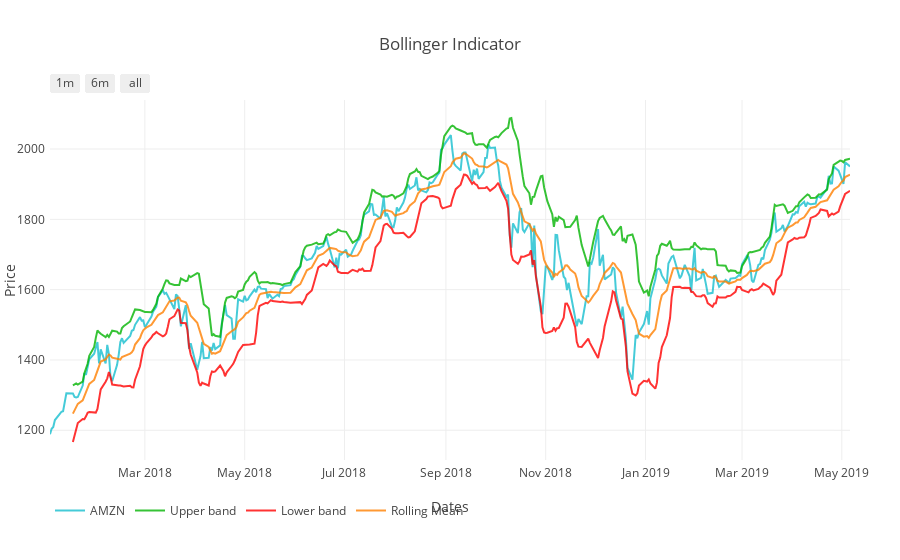

Notebook cell for this chart:
### Markdown cell above
## Bollinger Bands

### Code cell
# Compute rolling mean
rm = get_rolling_mean(portf_value['Adj Close'], window=10)

# Compute rolling standard deviation
rstd = get_rolling_std(portf_value['Adj Close'], window=10)

# Compute upper and lower bands
upper_band, lower_band = get_bollinger_bands(rm, rstd)

# Create Dataframe for plotting
bollinger_df = portf_value.copy()
bollinger_df['upper_band'] = upper_band
bollinger_df['lower_band'] = lower_band
bollinger_df['middle_band'] = rm

plot_boll = plot_bollinger(bollinger_df, symbol, output_type='nb')
iplot(plot_boll)

### Figure 1 — Plotly figure (JSON) as saved in the notebook; plotly's stock layout.template omitted (floating-point values rounded to 4 significant figures; data arrays with more than 128 entries replaced by an {"elided": "..."} marker saying what was removed)
{"data": [{"line": {"color": "#17BECF"}, "name": "AMZN", "opacity": 0.8, "type": "scatter", "uid": "bd0ffc63-8b8c-4b42-8061-53dd0eb96b84", "x": {"elided": "337 str values"}, "y": {"elided": "337 float values"}}, {"line": {"color": "#04B404"}, "name": "Upper band", "opacity": 0.8, "type": "scatter", "uid": "25bae9ee-a96d-4d7d-86a1-ea4c6aa71586", "x": {"elided": "337 str values"}, "y": {"elided": "337 float values"}}, {"line": {"color": "#FF0000"}, "name": "Lower band", "opacity": 0.8, "type": "scatter", "uid": "e99bf9e3-c77a-4224-b288-6807b9c05f8d", "x": {"elided": "337 str values"}, "y": {"elided": "337 float values"}}, {"line": {"color": "#FF8000"}, "name": "Rolling Mean", "opacity": 0.8, "type": "scatter", "uid": "924ed190-dbc3-47ed-a0ce-a5c77846700d", "x": {"elided": "337 str values"}, "y": {"elided": "337 float values"}}], "layout": {"autosize": true, "legend": {"orientation": "h"}, "margin": {"b": 100, "l": 50, "pad": 4, "r": 50, "t": 100}, "showlegend": true, "title": {"text": "Bollinger Indicator"}, "xaxis": {"range": ["2018-01-02", "2019-05-06"], "rangeselector": {"buttons": [{"count": 1, "label": "1m", "step": "month", "stepmode": "backward"}, {"count": 6, "label": "6m", "step": "month", "stepmode": "backward"}, {"step": "all"}]}, "title": {"text": "Dates"}, "type": "date"}, "yaxis": {"autorange": true, "range": [1115.0, 2139.0], "title": {"text": "Price"}, "type": "linear"}}}
